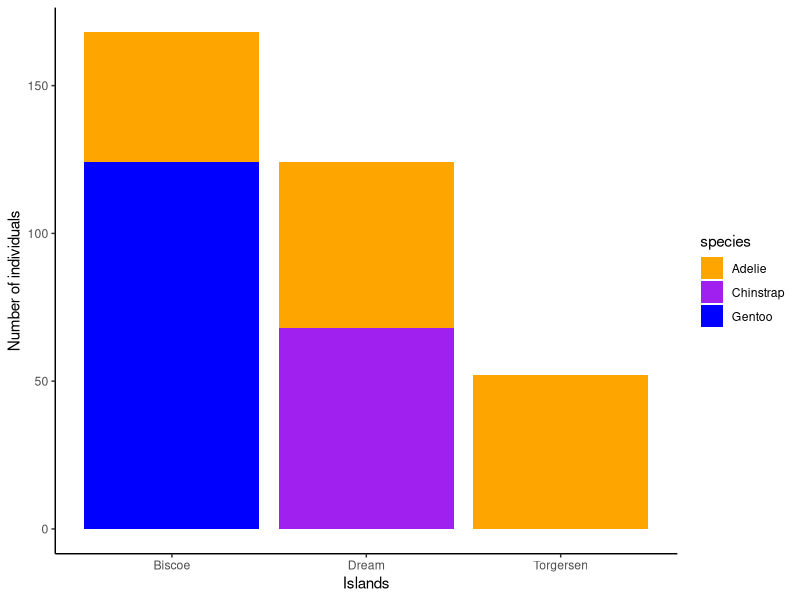
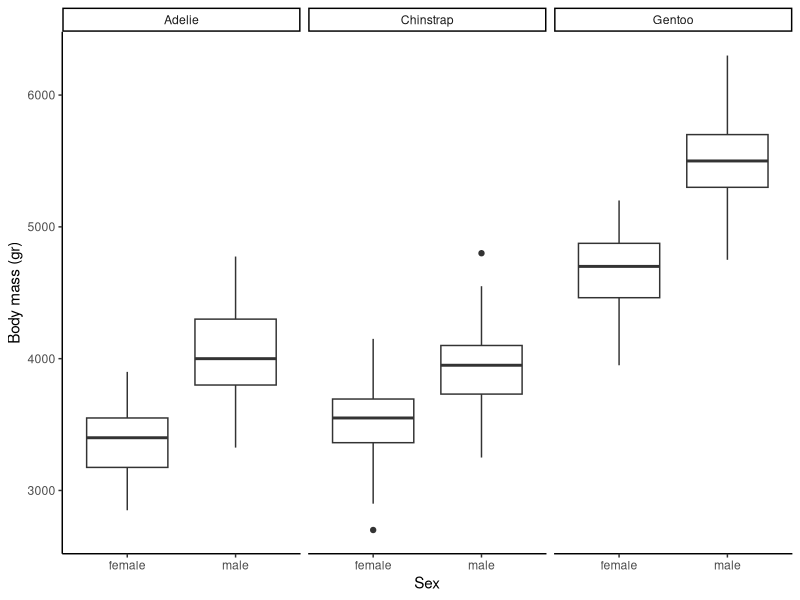
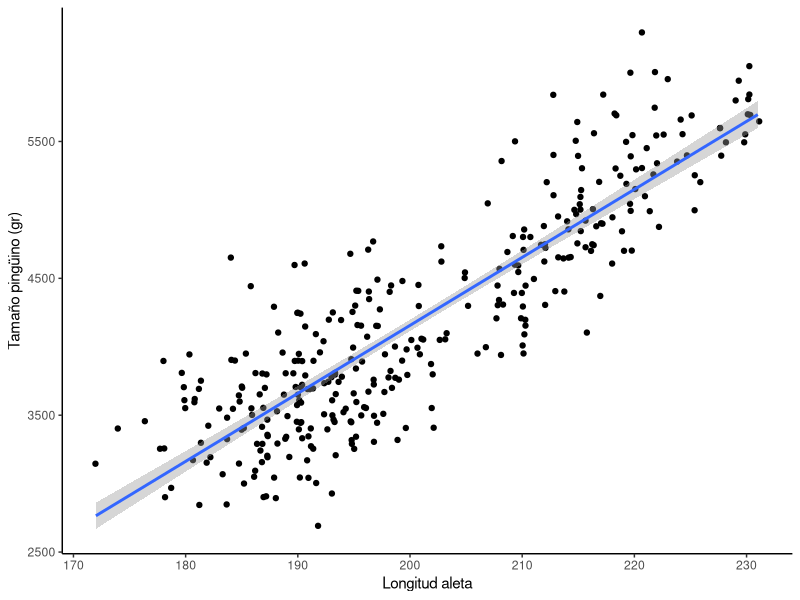

Generate these figures, in order, with R:
## ---- chunk 1
#install.packages ("palmerpenguins")
library(palmerpenguins)
library(tidyverse)
## ---- chunk 2
dt <- data.frame(penguins)
## ---- chunk 3
head(dt)
## ---- chunk 4
glimpse(dt)
## ---- chunk 5
summary(dt)
## ---- chunk 6
table(dt$species)
## ---- chunk 7
table(dt$species, dt$sex)
## ---- chunk 8
##Longitud pico
#result_lenght <- dt %>% summarise(mean(bill_length_mm, na.rm = T), sd(bill_length_mm, na.rm = T), max(bill_length_mm, na.rm = T), min(bill_length_mm, na.rm = T))
#result_lenght

##Profundidad pico
#result_depht <- dt %>% summarise(mean(bill_depth_mm, na.rm = T), sd(bill_depth_mm, na.rm = T), max(bill_depth_mm, na.rm = T), min(bill_depth_mm, na.rm = T))
#result_depht

##Longitud de la aleta
#result_flipper <- dt %>% summarise(mean(flipper_length_mm, na.rm = T), sd(flipper_length_mm, na.rm = T), max(flipper_length_mm, na.rm = T), min(flipper_length_mm, na.rm = T))
#result_flipper

##Tamaño
#result_bodymass <- dt %>% summarise(mean(body_mass_g, na.rm = T), sd(body_mass_g, na.rm = T), max(body_mass_g, na.rm = T), min(body_mass_g, na.rm = T))
#result_bodymass

## ---- chunk 9
#Longitud pico
result_lenght_sex <- dt %>% filter(!is.na(sex)) %>%  group_by(sex ) %>%  summarise(mean(bill_length_mm, na.rm = T), sd(bill_length_mm, na.rm = T), max(bill_length_mm, na.rm = T), min(bill_length_mm, na.rm = T))
result_lenght_sex

#Profundidad pico
result_depht_sex <- dt %>%  filter(!is.na(sex)) %>%  group_by(sex ) %>% summarise(mean(bill_depth_mm, na.rm = T), sd(bill_depth_mm, na.rm = T), max(bill_depth_mm, na.rm = T), min(bill_depth_mm, na.rm = T))
result_depht_sex

#Longitud aleta
result_flipper_sex <- dt %>%  filter(!is.na(sex)) %>%  group_by(sex ) %>% summarise(mean(flipper_length_mm, na.rm = T), sd(flipper_length_mm, na.rm = T), max(flipper_length_mm, na.rm = T), min(flipper_length_mm, na.rm = T))

result_flipper_sex

#Tamaño
result_bodymass_sex <- dt %>% filter(!is.na(sex)) %>%  group_by(sex ) %>%  summarise(mean(body_mass_g, na.rm = T), sd(body_mass_g, na.rm = T), max(body_mass_g, na.rm = T), min(body_mass_g, na.rm = T))

result_bodymass_sex
## ---- chunk 10
ggplot(data = dt, aes( x = as.character(island), fill = species)) +
  geom_bar() + scale_fill_manual(values =  c("orange", "purple", "blue")) +
  labs(x ="Islands", y = "Number of individuals") +
  theme_classic()

## ---- chunk 11
table(dt$island)
## ---- chunk 12
ggplot(data= subset(dt, !is.na(sex))) + geom_boxplot(aes(x =sex, y = body_mass_g)) + facet_wrap(~species) + labs(x ="Sex", y = "Body mass (gr)") + theme_classic()
## ---- chunk 13
ggplot(dt, aes(x= flipper_length_mm, y = body_mass_g))+ geom_jitter() + labs(x ="Longitud aleta", y = "Tamaño pingüino (gr)") + geom_smooth(method =  lm) + theme_classic()
## ---- chunk 14
knitr::write_bib(c("tidyverse", "palmerpenguins"), file = "bibliografia.bib")
